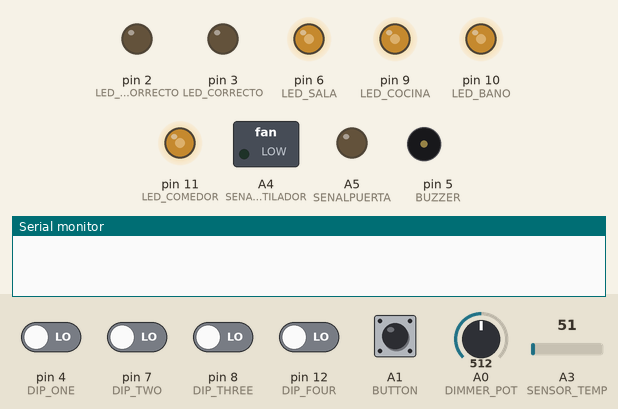
Simulated run of this sketch. Board: Arduino Uno, built with avr-gcc and run on an emulated ATmega328P. Parts: switched loads named in the sketch (green lamp = pin HIGH), output pins drawn as LEDs (lit = HIGH), buzzer (waves = sounding), the last lines printed to the serial monitor. Inputs (shaded band) come from the test bench; at power-on: A1 (BUTTON) HIGH, pin 4 (DIP_ONE), pin 7 (DIP_TWO), pin 8 (DIP_THREE), pin 12 (DIP_FOUR) LOW, A3 (SENSOR_TEMP) = 51, A0 (DIMMER_POT) = 512.

Above: at 1.2 s.
1.3 s: A1 (BUTTON) pulled LOW for 1 s
At 2.3 s:
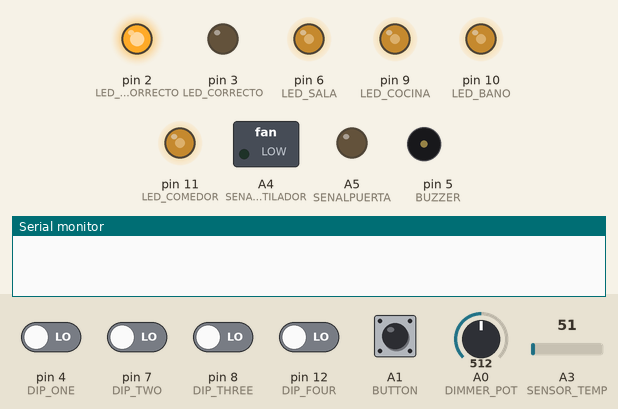
4.8 s: A3 (SENSOR_TEMP) set to 68
At 5.6 s:
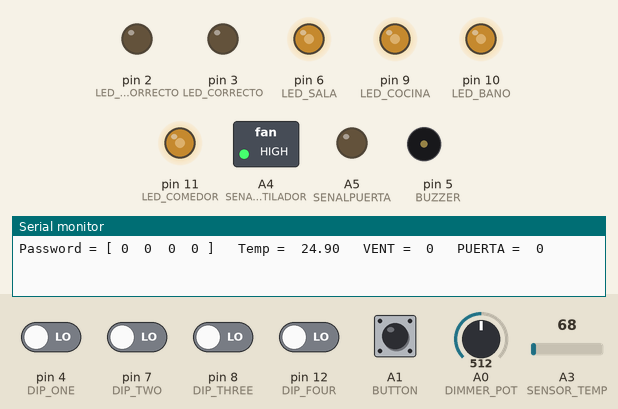
6.3 s: A0 (DIMMER_POT) set to 716
At 6.7 s:
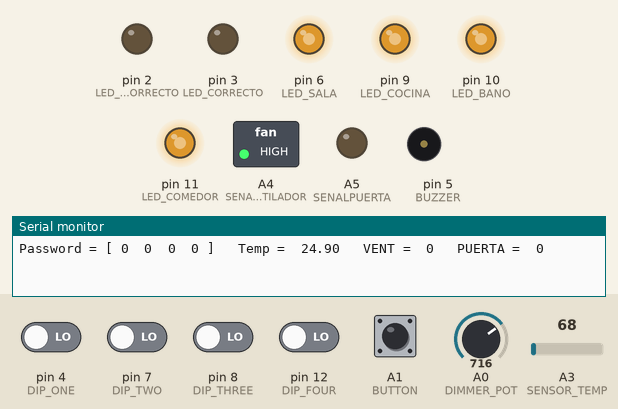
7.8 s: A1 (BUTTON) pulled LOW for 0.15 s
At 8.6 s:
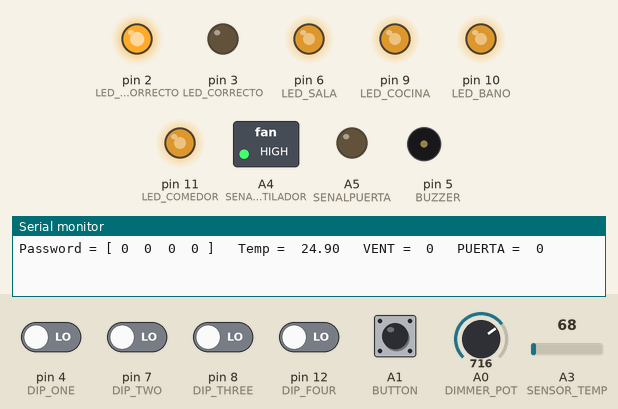
10.6 s: A3 (SENSOR_TEMP) set to 61
At 11.2 s:
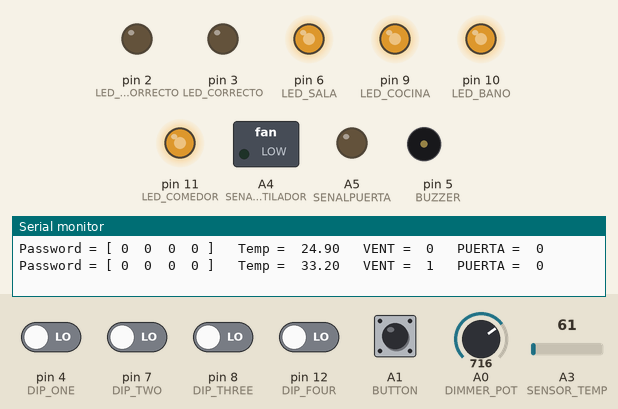
12.1 s: A0 (DIMMER_POT) set to 900
At 13.5 s:
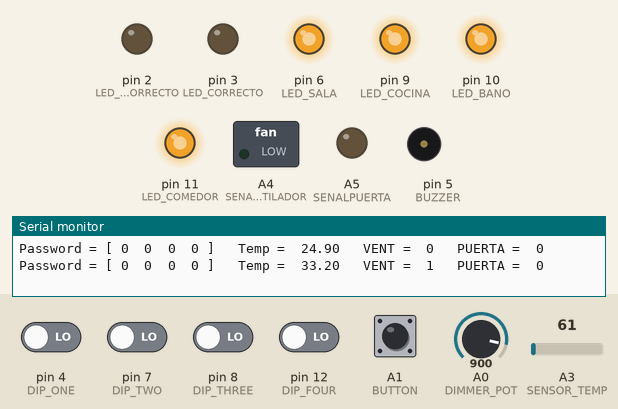
Timing chart, 0 to 14.6 s (numbered marks = the images above; inputs shaded):
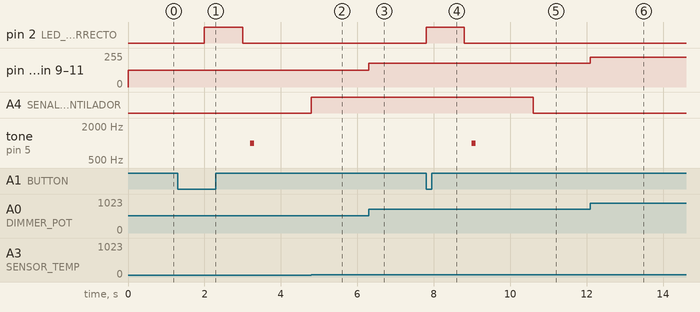

The sketch:

SmartHomeTesting.ino
```cpp
/*
PROGRAMA CASA INTELIGENTE
DARIO, NIRVANA Y ALAN

El programa se divide en 3 secciones:
1.- Dimmer: Potenciometro en A0 controla intensidad de LEDS en 9, 10, 11 y 6.
2.- Ventilador: Sensor de temperatura en A3 controla Motor DC por senal en A4 conectado a A0 del Shield
3.- Puerta: Boton en A1 checa valores del DIP Switch en 4, 7, 8 y 12.
  Si es incorrecto prende LED en 2 y suena buzzer en 5
  Si es correcto prende LED en 3 y controla Servomotor por senal en A5 conectado a A3 del Shield.

Errores:
El foco en 6? se apaga al dar negativo en la puerta
El sensor de temperatura funciona pero no se prende el ventilador o se prende sin llegar a la temperatura
  Si esta enviando señal pero NO SE PRENDE EL LED :(
El servomotor ni siquiera se mueve:
  Necesito checar si se esta enviando la señal del servo con un LED!

*/


//DIMER

int LED_COCINA = 9;
int LED_BANO = 10;
int LED_COMEDOR = 11;
int LED_SALA = 6;
int DIMMER_POT = A0;
int READ_DIMMER_POT = 0;
int WRITE_DIMMER_POT = 0;

//VENTILADOR

int SENSOR_TEMP = A3;
int MAX_TEMP = 30;
int TEMPERATURA = 0;
int SENALVENTILADOR = A4;
float MILLIVOLTS;
float GRADOSCENTIGRADOS;

//PUERTA

int DIP_ONE = 4;
int DIP_TWO = 7;
int DIP_THREE = 8;
int DIP_FOUR = 12;
int READ_DIP_ONE = 0;
int READ_DIP_TWO = 0;
int READ_DIP_THREE = 0;
int READ_DIP_FOUR = 0;
int LED_INCORRECTO = 2;
int LED_CORRECTO = 3;
int BUZZER = 5;
int BUTTON = A1;
int READ_BUTTON = 0;

int SENALPUERTA = A5;

unsigned long TIEMPO_ANTERIOR_PUERTA = 0;
long MIN_TIEMPO_PUERTA = 2000;
boolean VENTILADOR = false;
boolean PUERTA = false;
boolean CONTRA_CORRECTA = false;

void setup() {

  Serial.begin(9600);

  //DIMER
  pinMode(LED_COCINA, OUTPUT);
  pinMode(LED_BANO, OUTPUT);
  pinMode(LED_COMEDOR, OUTPUT);
  pinMode(LED_SALA, OUTPUT);
  pinMode(DIMMER_POT, INPUT);

  //VENTILADOR
  pinMode(SENSOR_TEMP, INPUT);
  pinMode(SENALVENTILADOR, OUTPUT);
  digitalWrite(SENALVENTILADOR, LOW);

  //PUERTA
  pinMode(DIP_ONE, INPUT);
  pinMode(DIP_TWO, INPUT);
  pinMode(DIP_THREE, INPUT);
  pinMode(DIP_FOUR, INPUT);
  pinMode(LED_INCORRECTO, OUTPUT);
  pinMode(LED_CORRECTO, OUTPUT);
  pinMode(BUZZER, OUTPUT);
  pinMode(BUTTON, INPUT_PULLUP);
  pinMode(SENALPUERTA, OUTPUT);

}

void loop() {

  //OBTENER EL TIEMPO ACTUAL
  unsigned long TIEMPO_ACTUAL = millis();

  //OBTENER VALOR POTENCIOMETRO Y AJUSTAR PWM DE 0 a 255
  //PRENDER TODOS LOS LEDS DE ACUERDO AL VALOR DEL POTENCIOMETRO

  READ_DIMMER_POT = analogRead(DIMMER_POT);
  WRITE_DIMMER_POT = (255.0/1023.0) * (READ_DIMMER_POT);
  analogWrite(LED_COCINA, WRITE_DIMMER_POT);
  analogWrite(LED_BANO, WRITE_DIMMER_POT);
  analogWrite(LED_COMEDOR, WRITE_DIMMER_POT);
  analogWrite(LED_SALA, WRITE_DIMMER_POT);

  //OBTENER TEMPERATURA Y AJUSTAR A GRADOS CENTIGRADOS

  TEMPERATURA = analogRead(SENSOR_TEMP);
  MILLIVOLTS = (TEMPERATURA/1024.0)*5000;
  GRADOSCENTIGRADOS = MILLIVOLTS/10;
  if (GRADOSCENTIGRADOS > MAX_TEMP) {
    digitalWrite(SENALVENTILADOR, HIGH);
    VENTILADOR = true;
  } else {
    digitalWrite(SENALVENTILADOR, LOW);
    VENTILADOR = false;
  }

  //OBTENER VALOR DEL BOTON
  READ_BUTTON = digitalRead(BUTTON);

  //BOTON VALIDO DESPUES DE DOS SEGUNDOS.
  if ((READ_BUTTON == LOW) && ((TIEMPO_ACTUAL - TIEMPO_ANTERIOR_PUERTA) >= MIN_TIEMPO_PUERTA)) {
    TIEMPO_ANTERIOR_PUERTA = TIEMPO_ACTUAL;

    READ_DIP_ONE = digitalRead(DIP_ONE);
    READ_DIP_TWO = digitalRead(DIP_TWO);
    READ_DIP_THREE = digitalRead(DIP_THREE);
    READ_DIP_FOUR = digitalRead(DIP_FOUR);

    CONTRA_CORRECTA = (READ_DIP_ONE == 1 && READ_DIP_TWO == 1 && READ_DIP_THREE == 1 && READ_DIP_FOUR == 1);

    if (CONTRA_CORRECTA){

      digitalWrite(SENALPUERTA, HIGH);
      PUERTA = true;

      digitalWrite(LED_CORRECTO, HIGH);
      delay(200);
      digitalWrite(LED_CORRECTO, LOW);
      delay(200);
      digitalWrite(LED_CORRECTO, HIGH);
      delay(200);
      digitalWrite(LED_CORRECTO, LOW);
      delay(200);
      digitalWrite(LED_CORRECTO, HIGH);
      delay(200);
      digitalWrite(LED_CORRECTO, LOW);
      delay(200);

      digitalWrite(SENALPUERTA, LOW);
      PUERTA = false;

    } else {

      digitalWrite(LED_INCORRECTO, HIGH);
      delay(1000);
      digitalWrite(LED_INCORRECTO, LOW);
      delay(200);
      tone(BUZZER, 1000 , 100 );
      delay(100);

    }

    Serial.print("Password = [ "); Serial.print(READ_DIP_ONE); Serial.print("  "); Serial.print(READ_DIP_TWO);
    Serial.print("  "); Serial.print(READ_DIP_THREE);  Serial.print("  "); Serial.print(READ_DIP_FOUR); Serial.print(" ]");
    Serial.print("   Temp =  "); Serial.print(GRADOSCENTIGRADOS); Serial.print("   VENT =  "); Serial.print(VENTILADOR);
    Serial.print("   PUERTA =  "); Serial.print(PUERTA);
    Serial.println();

  }


}
```

Measured:
- the behaviour switches between 61 and 62 on A3 (SENSOR_TEMP) (found by bisection; images 1 and 2)
- after the input at 1.3 s, pin 2 (LED_INCORRECTO): LOW → HIGH after 0.70 s, → LOW 1.0 s later; tone on pin 5 (BUZZER): silent → 1000 Hz after 1.9 s, → silent 0.10 s later
- after the input at 4.8 s, A4 (SENALVENTILADOR): LOW → HIGH at once
- after the input at 6.3 s, pin 6 (LED_SALA), pin 9 (LED_COCINA), pin 10 (LED_BANO), pin 11 (LED_COMEDOR): 127/255 → 178/255 at once
- after the input at 7.8 s, pin 2 (LED_INCORRECTO): LOW → HIGH at once, → LOW 1.0 s later; tone on pin 5 (BUZZER): silent → 1000 Hz after 1.2 s, → silent 0.10 s later
- after the input at 10.6 s, A4 (SENALVENTILADOR): HIGH → LOW at once
- after the input at 12.1 s, pin 6 (LED_SALA), pin 9 (LED_COCINA), pin 10 (LED_BANO), pin 11 (LED_COMEDOR): 178/255 → 224/255 at once
